Frame 1 (no input): blank canvas, image omitted
Frame 60 (the mouse pressed at the canvas centre just before this capture): blank canvas, image omitted
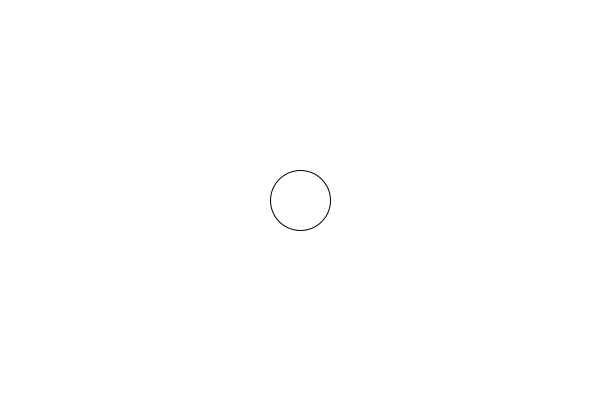
Frame 120 (the mouse held since frame 60 and released just before this capture)

The Processing sketch whose frames 1 and 60 were blank and that drew this single picture after the mouse press (run headless with seeded random() and noise(); from frame 60 on, the mouse is pressed at the canvas centre):

// Processing sketch: processing_43158
// ── processing_43158.pde

Circle[] circles = new Circle[0];
ArrayList circleArray;

void setup() {
  size(600, 400);
  circleArray = new ArrayList();
  circleArray.add(circles);
}

void draw() {
  background(255);

  
  
  if (circles.length > 40) {
  }


  for (int i = 0; i < circles.length; i++) {
    circles[i].display();
    if (circles[i].r > 200 && circles[i].clicked == true) {
      addCircle();
      circles[i].pop();
    }
  }
}

void mousePressed () {
  //make a new circle
  addCircle();
}

void mouseReleased() {
  for (int i = 0; i < circles.length; i++) {
    circles[i].clicked = false;
  }
}

void addCircle() {
  circles = (Circle[]) expand(circles, circles.length+1);
  circles[circles.length-1] = new Circle(mouseX, mouseY);
  circles[circles.length-1].clicked = true;
}


class Circle {

  float x, y, r;
  boolean clicked = false;

  Circle(float tx, float ty) {
    x = tx;
    y = ty;
  } 

  void display() {

    if (clicked) {
      r++;
    }
    noFill();
    stroke(0);
    ellipse(x, y, r, r);
  }
  void pop() {
    this.r = 20;
  }
}
